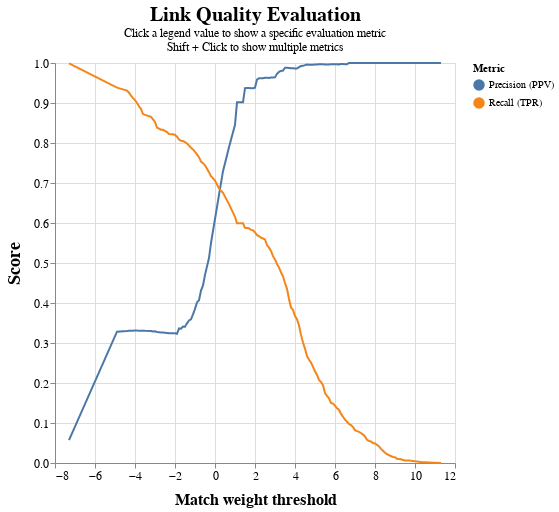

The cell this chart's notebook holds for it:
### Code cell
linker.evaluation.accuracy_analysis_from_labels_column(
    "cluster", match_weight_round_to_nearest=0.1, output_type="accuracy"
)

### Figure 1 — Vega-Lite specification as saved in the notebook (floating-point values rounded to 4 significant figures; data arrays with more than 128 entries replaced by an {"elided": "..."} marker saying what was removed)
{"config": {"view": {"continuousWidth": 300, "continuousHeight": 300}}, "layer": [{"layer": [{"mark": "point", "encoding": {"opacity": {"condition": {"param": "point_selection", "value": 1, "empty": false}, "value": 0}, "tooltip": [{"field": "truth_threshold", "format": ".3f", "title": "Match weight", "type": "quantitative"}, {"field": "match_probability", "format": ".3%", "title": "Match probability", "type": "quantitative"}, {"field": "tp", "format": ",.0f", "title": "TP", "type": "quantitative"}, {"field": "tn", "format": ",.0f", "title": "TN", "type": "quantitative"}, {"field": "fp", "format": ",.0f", "title": "FP", "type": "quantitative"}, {"field": "fn", "format": ",.0f", "title": "FN", "type": "quantitative"}, {"field": "precision", "format": ".4f", "title": "Precision", "type": "quantitative"}, {"field": "recall", "format": ".4f", "title": "Recall (TPR)", "type": "quantitative"}, {"field": "fp_rate", "format": ".4f", "title": "FPR", "type": "quantitative"}]}, "params": [{"name": "metric", "select": {"type": "point", "fields": ["metric"]}, "bind": "legend", "value": [{"metric": "precision"}, {"metric": "recall"}]}, {"name": "point_selection", "select": {"type": "point", "encodings": ["x"], "fields": ["truth_threshold"], "nearest": true, "on": "mouseover"}}], "transform": [{"filter": {"param": "metric", "empty": true}}]}, {"mark": "line", "encoding": {"opacity": {"condition": {"param": "metric", "value": 1}, "value": 0.1}}}], "encoding": {"color": {"field": "metric", "type": "nominal", "sort": ["precision", "recall"], "title": "Metric", "legend": {"labelExpr": "{'precision': 'Precision (PPV)', 'recall': 'Recall (TPR)', 'specificity': 'Specificity (TNR)', 'accuracy': 'Accuracy', 'npv': 'NPV', 'f1': 'F1', 'f2': 'F2', 'f0_5': 'F0.5', 'p4': 'P4', 'phi': 'φ (MCC)'}[datum.value]"}}, "x": {"type": "quantitative", "field": "truth_threshold", "axis": {"labelFontSize": 12, "title": "Match weight threshold", "titleFontSize": 16, "titlePadding": 10}}, "y": {"field": "value", "type": "quantitative", "axis": {"labelFontSize": 12, "title": "Score", "titleFontSize": 18, "titlePadding": 10}}}}, {"layer": [{"mark": {"type": "rule", "color": "gray"}, "encoding": {"x": {"field": "truth_threshold", "type": "quantitative"}}}, {"layer": [{"mark": {"type": "text", "align": "right", "baseline": "middle", "fontSize": 14, "x2": 200, "xOffset": -10, "y": 100, "y2": 200}, "transform": [{"filter": {"param": "metric", "empty": true}}]}], "encoding": {"color": {"field": "metric", "sort": ["precision", "recall"]}, "text": {"field": "y_text"}, "y": {"field": "score_index", "type": "quantitative"}}}, {"mark": {"type": "text", "color": "black", "fontSize": 14, "xOffset": 25, "y": "height", "yOffset": -20}, "encoding": {"text": {"condition": {"param": "point_selection", "aggregate": "min", "empty": false, "field": "truth_threshold", "format": "+.2f", "type": "nominal"}, "value": " "}, "x": {"field": "truth_threshold", "type": "quantitative"}}}], "transform": [{"filter": {"param": "point_selection", "empty": false}}]}], "data": {"name": "data-4671e4092a2a98430ab9fdb5c145178d"}, "height": 400, "title": {"text": "Link Quality Evaluation", "fontSize": 20, "subtitle": ["Click a legend value to show a specific evaluation metric", "Shift + Click to show multiple metrics"]}, "transform": [{"fold": ["precision", "recall"], "as": ["metric", "value"]}, {"calculate": "0.275 - 0.05*indexof(['precision', 'recall'], datum.metric)", "as": "score_index"}, {"calculate": "{'precision': 'Precision (PPV)', 'recall': 'Recall (TPR)', 'specificity': 'Specificity (TNR)', 'accuracy': 'Accuracy', 'npv': 'NPV', 'f1': 'F1', 'f2': 'F2', 'f0_5': 'F0.5', 'p4': 'P4', 'phi': 'φ (MCC)'}[datum.metric]", "as": "metric_text"}, {"calculate": "datum.metric_text + ' = ' + format(datum.value, ',.3f')", "as": "y_text"}], "width": 400, "$schema": "https://vega.github.io/schema/vega-lite/v5.14.1.json", "datasets": {"data-4671e4092a2a98430ab9fdb5c145178d": {"elided": "131 records"}}}
